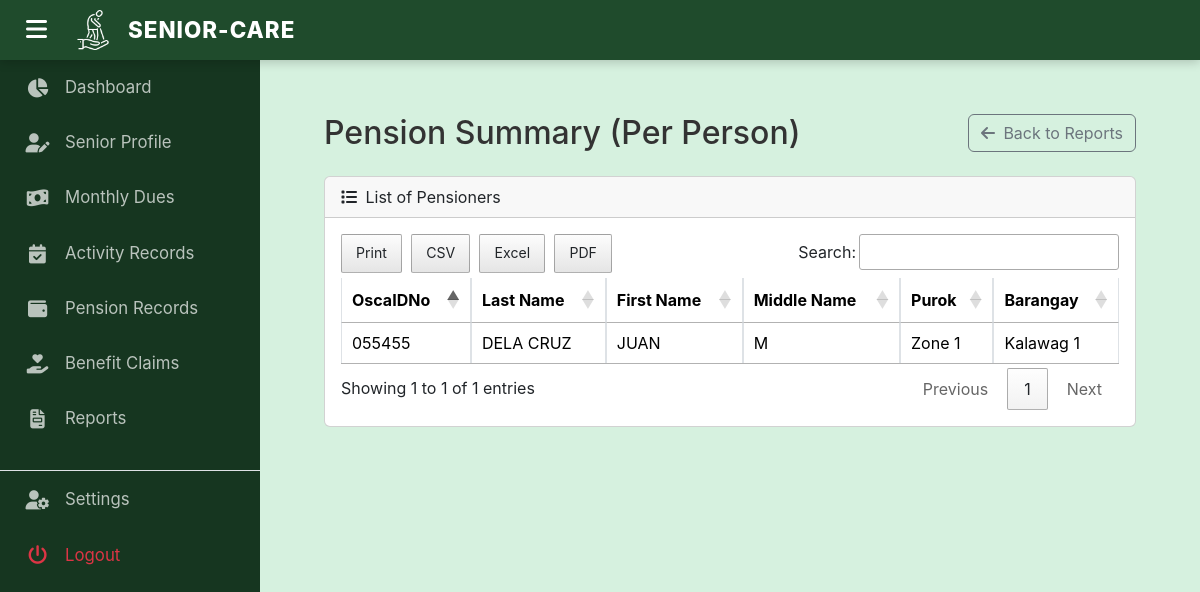
The app's page /admin/report_pension_rate.php (signed in), older data.
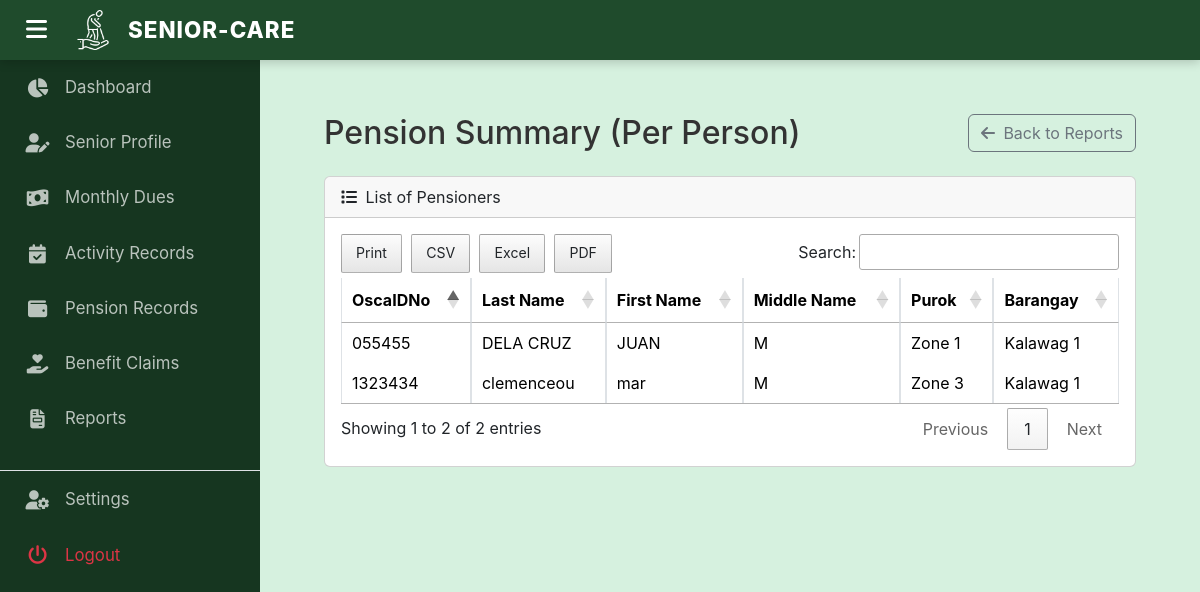
The same page, newer data.
### tables this page shows
CREATE TABLE `seniors` (
  `OscaIDNo` varchar(50) NOT NULL,
  `LastName` varchar(100) NOT NULL,
  `FirstName` varchar(100) NOT NULL,
  `MiddleName` varchar(100) DEFAULT NULL,
  `Sex` enum('Male','Female') NOT NULL,
  `Purok` varchar(50) DEFAULT NULL,
  `Barangay` varchar(100) DEFAULT NULL,
  `Birthday` date NOT NULL,
  `CitizenStatus` enum('Active','Inactive') DEFAULT 'Active',
  `PensionerStatus` enum('Pensioner','Non-Pensioner') DEFAULT 'Non-Pensioner'
);

### admin/report_pension_rate.php (the view, shortened to what this page needs)
<!DOCTYPE html>
<html lang="en">
<head>
    <link href="../vendor/bootstrap/css/bootstrap.min.css" rel="stylesheet">
    <link rel="stylesheet" href="../vendor/font-awesome/css/all.min.css">
    <link href="css/style.css?v=<?php echo time(); ?>" rel="stylesheet" />
    <link rel="stylesheet" href="../vendor/datatables-buttons/css/jquery.dataTables.min.css">
    <link rel="stylesheet" href="../vendor/datatables-buttons/css/buttons.dataTables.min.css">
</head>
<body class="sb-nav-fixed">
    <?php include('includes/header.php'); ?>
    <?php include('includes/sidebar.php'); ?>
    <main id="main-content">
        <div class="container-fluid px-4">
            <div class="d-flex justify-content-between align-items-center mt-4 mb-4">
                <h2 class="mb-0">Pension Summary (Per Person)</h2>
                <a href="reports.php" class="btn btn-outline-secondary">
                    <i class="fas fa-arrow-left me-1"></i> Back to Reports
                </a>
            </div>
            <div class="card mb-4">
                <div class="card-header">
                    <i class="fas fa-list me-1"></i> List of Pensioners
                </div>
                <div class="card-body">
                    <div class="table-responsive">
                        <table id="example" class="table table-bordered nowrap" width="100%" cellspacing="0">
                            <thead>
                                <tr>
                                    <th>OscaIDNo</th>
                                    <th>Last Name</th>
                                    <th>First Name</th>
                                    <th>Middle Name</th>
                                    <th>Purok</th>
                                    <th>Barangay</th>
                                </tr>
                            </thead>
                            <?php
                            include("../includes/db_connection.php");
                            $clem = mysqli_query($conn, "SELECT OscaIDNo, LastName, FirstName, MiddleName, Purok, Barangay FROM seniors WHERE PensionerStatus = 'Pensioner' ORDER BY LastName ASC");
                            while($display = mysqli_fetch_array($clem)){
                            ?>
                            <tr>
                                <td><?php echo $display['OscaIDNo']; ?></td>
                                <td><?php echo $display['LastName']; ?></td>
                                <td><?php echo $display['FirstName']; ?></td>
                                <td><?php echo $display['MiddleName']; ?></td>
                                <td><?php echo $display['Purok']; ?></td>
                                <td><?php echo $display['Barangay']; ?></td>
                            </tr>
                            <?php } ?>
                        </table>
                    </div>
                </div>
            </div>
        </div>
    </main>
</body>
</html>

Row changes from the older to the newer data that the page shows:
added seniors: OscaIDNo "1323434", LastName "clemenceou", FirstName "mar", MiddleName "M", Purok "Zone 3", Barangay "Kalawag 1"
Text that changed along with them:
text written by a page script: "Print CSV Excel PDF Search: Showing 1 to 1 of 1 entries Previous 1 Next" → "Print CSV Excel PDF Search: Showing 1 to 2 of 2 entries Previous 1 Next"
